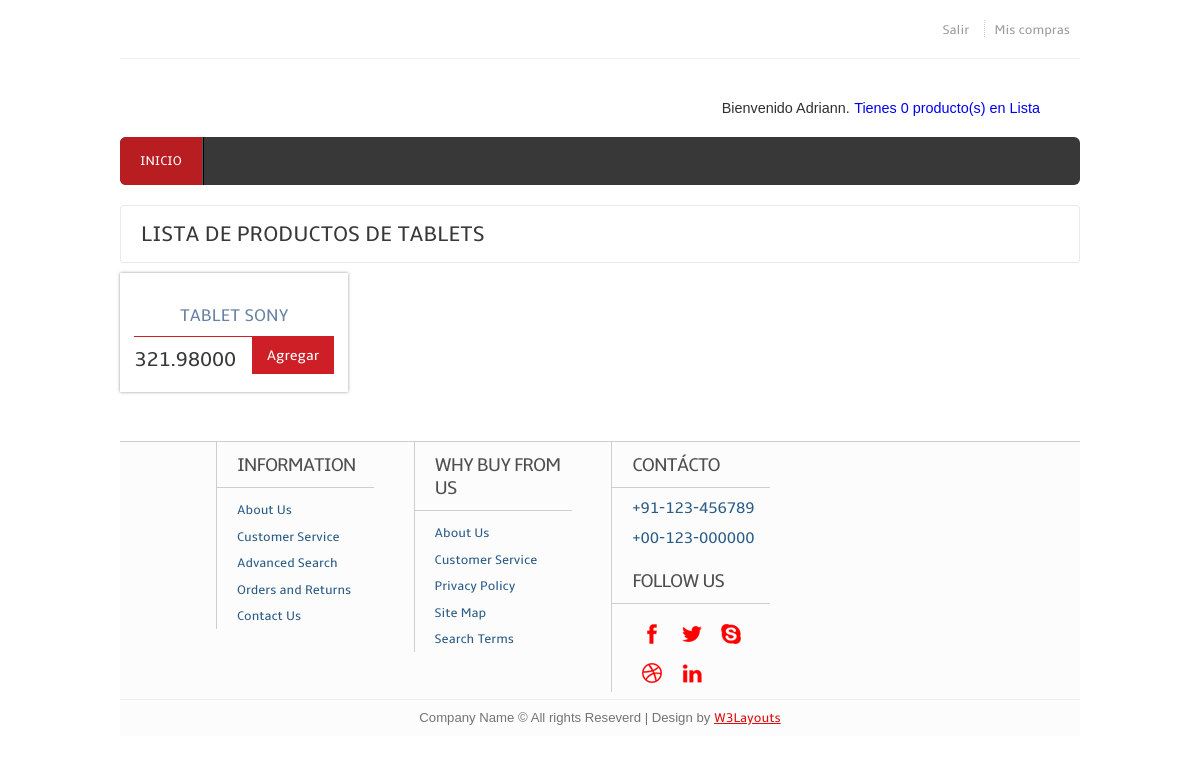
/Lista-productos/1/ (signed in), run on the app's committed database.
### shopping/apps/principal/models.py (models this page shows, shortened)
class Type_product(models.Model):
	name = models.CharField(max_length = 30)

class Product(models.Model):
	name = models.CharField(max_length = 30)
	price = models.DecimalField(max_digits = 12, decimal_places = 5)
	type_product = models.ForeignKey(Type_product, blank = False, null = True)
	photo = models.ImageField(upload_to = 'img/product/', blank = True)

### shopping/apps/principal/views.py (the view)
# urls.py: url(r'^Lista-productos/(?P<category_id>\d+)/', 'list_producto', name = 'list_producto'),
def list_producto(request, category_id):
	title = 'Lista de producto'
	product_temp = Shop_temporal.objects.filter(user = request.user)
	category = Type_product.objects.get(pk = category_id)
	products = Product.objects.filter(type_product = category_id)
	return render(request, 'shop/list_product.html', {'product_temp': product_temp, 'products': products, 'category': category, 'title': title})

### shopping/apps/principal/templates/shop/list_product.html (shortened to what this page needs)
{% extends 'base.html' %}
{% load staticfiles %}
{% block content_nav %}
	{% include 'elements/nav.html' %}
{% endblock content_nav %}
{% block content %}
	<div class="content">
		<div class="content_top">
			<div class="heading">
				<h3>Lista de Productos de {{ category.name }}</h3>
			</div>
		</div>
		<div class="section group">
			{% for product in products %}
			<div class="grid_1_of_4 images_1_of_4">
				<h2>{{ product.name }}</h2>
				<div class="price-details">
					<div class="price-number">
						<p><span class="rupees">{{ product.price }}</span></p>
					</div>
					<div class="add-cart">
						<h4><a href="{% url 'add_producto' product.pk %}">Agregar</a></h4>
					</div>
				</div>
			</div>
			{% endfor %}
		</div>
{% endblock content %}

### shopping/apps/principal/templates/elements/nav.html (shortened to what this page needs)
<div class="headertop_desc">
	<div class="account_desc">
		<ul>
			{% if user.is_authenticated %}
			<li><a href="{% url 'logout_user' %}">Salir</a></li>
			<li><a href="{% url 'my_shop' %}">Mis compras</a></li>
			{% else %}
			<li><a href="{% url 'registry' %}">Registrate</a></li>
			<li><a href="{% url 'login_user' %}">Ingresa</a></li>
			{% endif %}
		</ul>
	</div>
</div>
<div class="header_top">
	<div class="cart">
		{% if user.is_authenticated %}
			<p>Bienvenido {{ user.first_name }}.</p>
			<p><a href="{% url 'my_product' %}">Tienes {{ product_temp.count }} producto(s) en Lista</a></p>
		{% endif %}
	</div>
</div>
<div class="header_bottom">
	<div class="menu">
		<ul>
			<li class="active"><a href="{% url 'home' %}">Inicio</a></li>
		</ul>
	</div>
</div>

### shopping/static/css/style.css (style rules this page uses)
html,body,div,span,applet,object,iframe,h1,h2,h3,h4,h5,h6,p,blockquote,pre,a,abbr,acronym,address,big,cite,code,del,dfn,em,img,ins,kbd,q,s,samp,small,strike,strong,sub,sup,tt,var,b,u,i,dl,dt,dd,ol,nav ul,nav li,fieldset,form,label,legend,table,caption,tbody,tfoot,thead,tr,th,td,article,aside,canvas,details,embed,figure,figcaption,footer,header,hgroup,menu,nav,output,ruby,section,summary,time,mark,audio,video { margin:0;padding:0;border:0;font-size:100%;font:inherit;vertical-align:baseline; }
ol,ul { list-style:none;margin:0;padding:0; }
a { text-decoration:none; }
body { font-family: Arial, Helvetica, sans-serif; background: #FFF; }
.headertop_desc { padding:20px 0; border-bottom:1px solid #EEE; }
.account_desc { float:right; }
.account_desc li { display:inline; border-left:1px dotted #CCC; }
.account_desc li:first-child { border:none; }
.account_desc li a { font-size:0.823em; color:#9C9C9C; padding:0 10px; font-family: 'ambleregular'; }
.header_top { padding: 20px 0; }
.cart { float:right; position: relative; padding-right:40px; margin-top:20px; }
.cart p { font-size:0.9em; color:#303030; display:inline-block; }
.header_bottom { background: #383838; border-radius: 6px; -webkit-border-radius: 6px; -moz-border-rfadius: 6px; -o-border-radius: 6px; }
.menu { float: left; }
.menu li { float:left; }
.menu li a { font-family: 'ambleregular'; font-size:0.823em; text-transform:uppercase; color: #fff; display:block; padding:16px 20px; border-right: 2px ridge #585858; -webkit-transition: all .9s; -moz-transition: all .9s; -o-transition: all .9s; -ms-transition: all .9s; transition: all .9s; }
.menu li a:hover,.menu li.active a { background:#B81D22; }
.menu li:first-child a { border-radius:6px 0 0 6px; -webkit-border-radius:6px 0 0 6px; -moz-border-rfadius:6px 0 0 6px; -o-border-radius:6px 0 0 6px; }
.content { padding: 20px 0; background: #FFF; }
.content h2 { color: #383838; margin-bottom: 0.5em; font-size: 1.5em; line-height: 1.2; font-family: 'ambleregular'; font-weight: normal; margin-top: 0px; text-transform: uppercase; }
.content_top { padding: 15px 20px; border: 1px solid #EBE8E8; border-radius: 3px; }
.heading { float: left; }
.heading h3 { font-family: 'ambleregular'; font-size:22px; color:#383838; text-transform: uppercase; }
.grid_1_of_4 { display: block; float: left; margin: 1% 0 1% 1.6%; box-shadow: 0px 0px 3px rgb(150, 150, 150); -webkit-box-shadow: 0px 0px 3px rgb(150, 150, 150); -moz-box-shadow: 0px 0px 3px rgb(150, 150, 150); -o-box-shadow: 0px 0px 3px rgb(150, 150, 150); }
.grid_1_of_4:first-child { margin-left: 0; }
.images_1_of_4 { width: 20.8%; padding: 1.5%; text-align: center; position: relative; }
.images_1_of_4 h2 { color:#6A82A4; font-family: 'ambleregular'; font-size:1.1em; font-weight: normal; }
.images_1_of_4 p { font-size: 0.8125em; padding: 0.4em 0; color: #333; }
.price-details { margin-top:10px; border-top:1px solid #CD1F25; }
.price-number { float: left; padding-top: 5px; }
.price-details p span.rupees { font-size:1.6em; font-family: 'ambleregular'; color:#383838; }
.add-cart { float:right; display: inline-block; }
.add-cart h4 a { font-size:0.9em; display: block; padding:10px 15px; font-family: 'ambleregular'; background:#CD1F25; color: #FFF; text-decoration: none; outline: 0; -webkit-transition: all 0.5s ease-in-out; -moz-transition: all 0.5s ease-in-out; -o-transition: all 0.5s ease-in-out; transition: all 0.5s ease-in-out; }
.section { clear: both; padding: 0px; margin: 0px; }
.group:before, .group:after { content: ""; display: table; }
.group:after { clear: both; }
.group { zoom: 1; }
.group:before, .group:after { content:""; display:table; }
.group:after { clear:both; }
.group { zoom:1; }

### data on the page
Type_product: name "TABLETS"
Product: name "TABLET SONY", price "321.98000"

### other printed values
{{ user.first_name }} "Adriann"
{{ product_temp.count }} "0"
